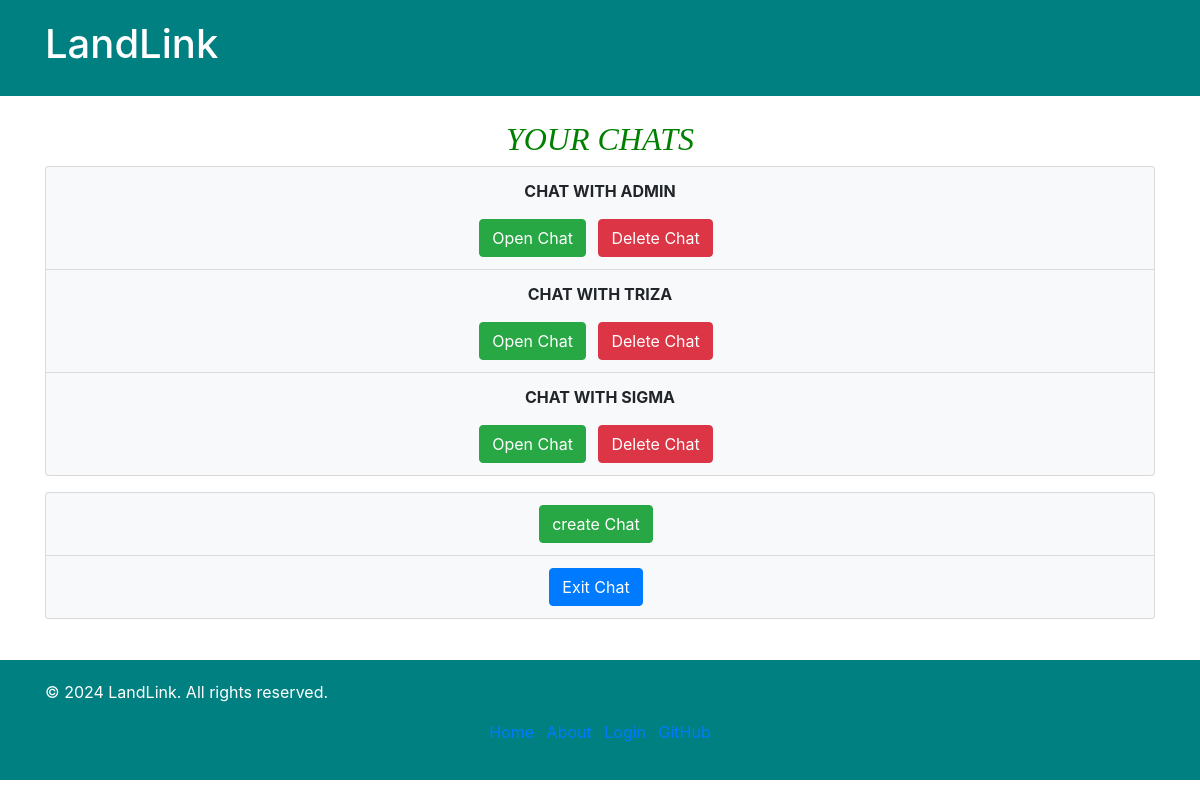
Page /messaging/view/chats (signed in) on the committed database.
### messaging/models.py (models this page shows, shortened)
class Chat(models.Model):
    sender = models.ForeignKey(settings.AUTH_USER_MODEL, on_delete=models.CASCADE, related_name='sender_chats')
    receiver = models.ForeignKey(settings.AUTH_USER_MODEL, on_delete=models.CASCADE, related_name='receiver_chats')
    created_at = models.DateTimeField(auto_now_add=True)

### account/models.py (models this page shows, shortened)
class CustomUser(AbstractUser):
    BUYER = 'buyer'
    SELLER = 'seller'
    LAWYER = 'lawyer'
    USER_TYPES = [
        (BUYER, 'Buyer'),
        (SELLER, 'Seller'),
        (LAWYER, 'Land Lawyer'),
    ]
    user_type = models.CharField(max_length=10, choices=USER_TYPES, default=BUYER)

### messaging/views.py (the view)
# urls.py: path('view/chats', views.view_chats, name='view_chats'),
@login_required
def view_chats(request):
    user_chats = Chat.objects.filter(Q(sender=request.user) | Q(receiver=request.user))
    return render(request, 'messaging/view_chats.html', {'user_chats': user_chats})

### messaging/templates/messaging/view_chats.html (shortened to what this page needs)
{% extends 'account/base.html' %}
{% block content %}
<div class="container">
    <div class="row">
        <div class="col-md-12">
            {% if user_chats %}
            <h2 class="text-center" style="color: green; font-family: 'Font Awesome 5 Free';">
                <i class="fas fa-comments">YOUR CHATS</i>
            </h2>
            <ul class="list-group">
                {% for chat in user_chats %}
                <li class="list-group-item bg-light">
                    <p class="text-center">
                        <span class="font-weight-bold text-center text-uppercase"> Chat with
                            {% if request.user.username == chat.sender.username %}
                                 {{ chat.receiver.username }}
                            {% else %}
                            {{ chat.sender.username }}
                            {% endif %}</span>
                    </p>
                    <div class="row mt-3">
                        <div class="col-md-12 text-center">
                            <form action="{% url 'messaging:open_chat' chat.id %}" method="post" style="display: inline;">
                                <div class="d-md-inline-block w-80">
                                    <button type="submit" class="btn btn-success mb-2 mb-md-0 mr-md-2">Open Chat</button>
                                </div>
                            </form>
                            <form action="{% url 'messaging:delete_view_chat' chat.id %}" method="post" style="display: inline;">
                                <div class="d-md-inline-block w-80">
                                    <button type="submit" class="btn btn-danger mb-2 mb-md-0 mr-md-2">Delete Chat</button>
                                </div>
                            </form>
                        </div>
                    </div>
                </li>
                {% endfor %}
            </ul>
            {% else %}
            <p>No chats available.</p>
            {% endif %}
        </div>
    </div>
    <div class="text-center mt-3">
        <ul class="list-group">
            <li class="list-group-item bg-light"><a href="{% url 'messaging:load_chat' %}" class="btn btn-success mb-2 mb-md-0 mr-md-2">create Chat</a>  </li>
            <li class="list-group-item bg-light">{% if request.user.user_type == 'buyer' %}
                <a href="{% url 'buyer_dashboard' %}" class="btn btn-primary mb-2 mb-md-0 mr-md-2">Exit Chat</a>
            {% elif request.user.user_type == 'seller' %}
                <a href="{% url 'seller_dashboard' %}" class="btn btn-primary mb-2 mb-md-0 mr-md-2">Exit Chat</a>
            {% elif request.user.user_type == 'lawyer' %}
                <a href="{% url 'lawyer_dashboard' %}" class="btn btn-primary mb-2 mb-md-0 mr-md-2">Exit Chat</a> <li class="list-group-item bg-light">
            {% endif %}
            </ul>
    </div>
</div>
{% endblock %}

### account/static/account/styles.css (style rules this page uses)
body { display: flex; flex-direction: column; min-height: 100vh; padding-bottom: 20px; }

### account/static/account/style.css (style rules this page uses)
body { display: flex; flex-direction: column; min-height: 100vh; padding-bottom: 20px; }

### rows in the picture
Chat: receiver.username "ADMIN"
Chat: receiver.username "TRIZA"
Chat: sender.username "SIGMA"
